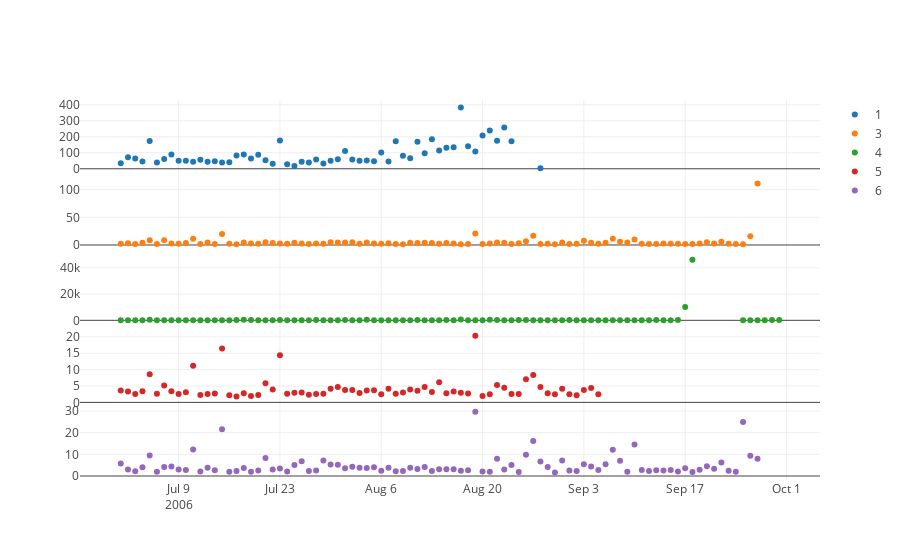

Source (notebook cell):
### Code cell
iplot(fig, validate=False)
